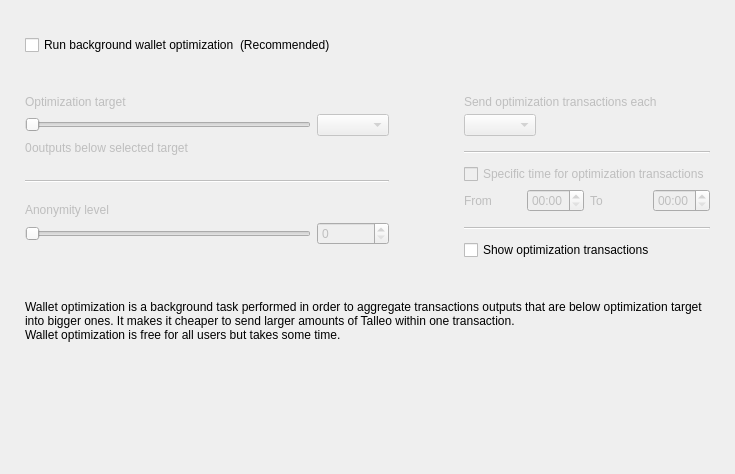
<?xml version="1.0" encoding="UTF-8"?>
<ui version="4.0">
 <class>OptimizationOptionsFrame</class>
 <widget class="QFrame" name="OptimizationOptionsFrame">
  <property name="geometry">
   <rect>
    <x>0</x>
    <y>0</y>
    <width>735</width>
    <height>474</height>
   </rect>
  </property>
  <property name="windowTitle">
   <string>Frame</string>
  </property>
  <property name="frameShape">
   <enum>QFrame::NoFrame</enum>
  </property>
  <property name="frameShadow">
   <enum>QFrame::Raised</enum>
  </property>
  <layout class="QVBoxLayout" name="verticalLayout">
   <property name="spacing">
    <number>0</number>
   </property>
   <property name="leftMargin">
    <number>25</number>
   </property>
   <property name="topMargin">
    <number>35</number>
   </property>
   <property name="rightMargin">
    <number>25</number>
   </property>
   <property name="bottomMargin">
    <number>0</number>
   </property>
   <item>
    <layout class="QHBoxLayout" name="horizontalLayout_2">
     <item>
      <widget class="QCheckBox" name="m_enableOptimizationCheck">
       <property name="text">
        <string>Run background wallet optimization</string>
       </property>
      </widget>
     </item>
     <item>
      <widget class="WalletGui::WalletNormalGrayTextLabel" name="label_8">
       <property name="text">
        <string>(Recommended)</string>
       </property>
      </widget>
     </item>
     <item>
      <spacer name="horizontalSpacer">
       <property name="orientation">
        <enum>Qt::Horizontal</enum>
       </property>
       <property name="sizeHint" stdset="0">
        <size>
         <width>40</width>
         <height>20</height>
        </size>
       </property>
      </spacer>
     </item>
    </layout>
   </item>
   <item>
    <spacer name="verticalSpacer_2">
     <property name="orientation">
      <enum>Qt::Vertical</enum>
     </property>
     <property name="sizeType">
      <enum>QSizePolicy::Fixed</enum>
     </property>
     <property name="sizeHint" stdset="0">
      <size>
       <width>20</width>
       <height>40</height>
      </size>
     </property>
    </spacer>
   </item>
   <item>
    <widget class="QWidget" name="m_optimizationOptionsWidget" native="true">
     <property name="enabled">
      <bool>true</bool>
     </property>
     <layout class="QHBoxLayout" name="horizontalLayout">
      <property name="spacing">
       <number>75</number>
      </property>
      <property name="leftMargin">
       <number>0</number>
      </property>
      <property name="topMargin">
       <number>0</number>
      </property>
      <property name="rightMargin">
       <number>0</number>
      </property>
      <property name="bottomMargin">
       <number>0</number>
      </property>
      <item alignment="Qt::AlignTop">
       <widget class="QWidget" name="widget1" native="true">
        <property name="enabled">
         <bool>false</bool>
        </property>
        <layout class="QGridLayout" name="gridLayout" columnstretch="50,0,0,0">
         <property name="leftMargin">
          <number>0</number>
         </property>
         <property name="topMargin">
          <number>0</number>
         </property>
         <property name="rightMargin">
          <number>0</number>
         </property>
         <property name="bottomMargin">
          <number>0</number>
         </property>
         <property name="verticalSpacing">
          <number>5</number>
         </property>
         <item row="0" column="0" colspan="4">
          <widget class="WalletGui::WalletNormalBlackTextLabel" name="label_5">
           <property name="text">
            <string>Optimization target</string>
           </property>
           <property name="indent">
            <number>0</number>
           </property>
          </widget>
         </item>
         <item row="4" column="0" colspan="4">
          <spacer name="verticalSpacer_3">
           <property name="orientation">
            <enum>Qt::Vertical</enum>
           </property>
           <property name="sizeType">
            <enum>QSizePolicy::Fixed</enum>
           </property>
           <property name="sizeHint" stdset="0">
            <size>
             <width>20</width>
             <height>20</height>
            </size>
           </property>
          </spacer>
         </item>
         <item row="1" column="0" colspan="3">
          <widget class="QSlider" name="m_thresholdSlider">
           <property name="maximum">
            <number>6</number>
           </property>
           <property name="pageStep">
            <number>1</number>
           </property>
           <property name="orientation">
            <enum>Qt::Horizontal</enum>
           </property>
          </widget>
         </item>
         <item row="1" column="3">
          <widget class="QComboBox" name="m_thresholdCombo"/>
         </item>
         <item row="5" column="0" colspan="4">
          <widget class="Line" name="line">
           <property name="orientation">
            <enum>Qt::Horizontal</enum>
           </property>
          </widget>
         </item>
         <item row="6" column="0" colspan="4">
          <spacer name="verticalSpacer_4">
           <property name="orientation">
            <enum>Qt::Vertical</enum>
           </property>
           <property name="sizeType">
            <enum>QSizePolicy::Fixed</enum>
           </property>
           <property name="sizeHint" stdset="0">
            <size>
             <width>20</width>
             <height>15</height>
            </size>
           </property>
          </spacer>
         </item>
         <item row="8" column="3">
          <widget class="QSpinBox" name="m_mixinSpin">
           <property name="buttonSymbols">
            <enum>QAbstractSpinBox::UpDownArrows</enum>
           </property>
          </widget>
         </item>
         <item row="7" column="0" colspan="4">
          <widget class="WalletGui::WalletNormalBlackTextLabel" name="label_7">
           <property name="text">
            <string>Anonymity level</string>
           </property>
           <property name="indent">
            <number>0</number>
           </property>
          </widget>
         </item>
         <item row="8" column="0" colspan="3">
          <widget class="QSlider" name="m_mixinSlider">
           <property name="pageStep">
            <number>1</number>
           </property>
           <property name="orientation">
            <enum>Qt::Horizontal</enum>
           </property>
          </widget>
         </item>
         <item row="2" column="0" colspan="4">
          <spacer name="verticalSpacer_12">
           <property name="orientation">
            <enum>Qt::Vertical</enum>
           </property>
           <property name="sizeType">
            <enum>QSizePolicy::Fixed</enum>
           </property>
           <property name="sizeHint" stdset="0">
            <size>
             <width>20</width>
             <height>0</height>
            </size>
           </property>
          </spacer>
         </item>
         <item row="3" column="0" colspan="4">
          <layout class="QHBoxLayout" name="horizontalLayout_3" stretch="0,1">
           <item>
            <widget class="QLabel" name="m_nonOptimizedOutputsLabel">
             <property name="text">
              <string>0</string>
             </property>
            </widget>
           </item>
           <item>
            <widget class="WalletGui::WalletNormalBlackTextLabel" name="m_nonOptimizedOutputsTextLabel">
             <property name="text">
              <string>outputs below selected target</string>
             </property>
            </widget>
           </item>
          </layout>
         </item>
        </layout>
       </widget>
      </item>
      <item>
       <layout class="QVBoxLayout" name="verticalLayout_3">
        <property name="spacing">
         <number>10</number>
        </property>
        <property name="rightMargin">
         <number>0</number>
        </property>
        <property name="bottomMargin">
         <number>0</number>
        </property>
        <item>
         <widget class="QWidget" name="widget2" native="true">
          <property name="enabled">
           <bool>false</bool>
          </property>
          <layout class="QGridLayout" name="gridLayout_2" columnstretch="0,0,0,0">
           <property name="leftMargin">
            <number>0</number>
           </property>
           <property name="topMargin">
            <number>0</number>
           </property>
           <property name="rightMargin">
            <number>0</number>
           </property>
           <property name="bottomMargin">
            <number>0</number>
           </property>
           <property name="verticalSpacing">
            <number>5</number>
           </property>
           <item row="2" column="0" colspan="2" alignment="Qt::AlignLeft">
            <widget class="QComboBox" name="m_periodCombo"/>
           </item>
           <item row="8" column="0">
            <widget class="WalletGui::WalletNormalBlackTextLabel" name="label_2">
             <property name="text">
              <string>From</string>
             </property>
            </widget>
           </item>
           <item row="8" column="1">
            <widget class="QTimeEdit" name="m_startTimeEdit">
             <property name="enabled">
              <bool>false</bool>
             </property>
             <property name="displayFormat">
              <string>HH:mm</string>
             </property>
            </widget>
           </item>
           <item row="8" column="2">
            <widget class="WalletGui::WalletNormalBlackTextLabel" name="label_3">
             <property name="text">
              <string>To</string>
             </property>
            </widget>
           </item>
           <item row="8" column="3">
            <widget class="QTimeEdit" name="m_stopTimeEdit">
             <property name="enabled">
              <bool>false</bool>
             </property>
             <property name="displayFormat">
              <string>HH:mm</string>
             </property>
            </widget>
           </item>
           <item row="6" column="0" colspan="4">
            <widget class="QCheckBox" name="m_optimizationTimeCheck">
             <property name="text">
              <string>Specific time for optimization transactions</string>
             </property>
            </widget>
           </item>
           <item row="4" column="0" colspan="4">
            <widget class="Line" name="line_2">
             <property name="orientation">
              <enum>Qt::Horizontal</enum>
             </property>
            </widget>
           </item>
           <item row="0" column="0" colspan="4">
            <widget class="WalletGui::WalletNormalBlackTextLabel" name="label_4">
             <property name="text">
              <string>Send optimization transactions each</string>
             </property>
             <property name="indent">
              <number>0</number>
             </property>
            </widget>
           </item>
           <item row="7" column="0" colspan="4">
            <spacer name="verticalSpacer_8">
             <property name="orientation">
              <enum>Qt::Vertical</enum>
             </property>
             <property name="sizeType">
              <enum>QSizePolicy::Fixed</enum>
             </property>
             <property name="sizeHint" stdset="0">
              <size>
               <width>20</width>
               <height>0</height>
              </size>
             </property>
            </spacer>
           </item>
           <item row="3" column="0" colspan="4">
            <spacer name="verticalSpacer_6">
             <property name="orientation">
              <enum>Qt::Vertical</enum>
             </property>
             <property name="sizeType">
              <enum>QSizePolicy::Fixed</enum>
             </property>
             <property name="sizeHint" stdset="0">
              <size>
               <width>20</width>
               <height>10</height>
              </size>
             </property>
            </spacer>
           </item>
           <item row="10" column="0" colspan="4">
            <widget class="Line" name="line_3">
             <property name="orientation">
              <enum>Qt::Horizontal</enum>
             </property>
            </widget>
           </item>
           <item row="1" column="0" colspan="4">
            <spacer name="verticalSpacer_5">
             <property name="orientation">
              <enum>Qt::Vertical</enum>
             </property>
             <property name="sizeType">
              <enum>QSizePolicy::Fixed</enum>
             </property>
             <property name="sizeHint" stdset="0">
              <size>
               <width>20</width>
               <height>0</height>
              </size>
             </property>
            </spacer>
           </item>
           <item row="5" column="0" colspan="4">
            <spacer name="verticalSpacer_7">
             <property name="orientation">
              <enum>Qt::Vertical</enum>
             </property>
             <property name="sizeType">
              <enum>QSizePolicy::Fixed</enum>
             </property>
             <property name="sizeHint" stdset="0">
              <size>
               <width>20</width>
               <height>5</height>
              </size>
             </property>
            </spacer>
           </item>
           <item row="9" column="0" colspan="4">
            <spacer name="verticalSpacer_10">
             <property name="orientation">
              <enum>Qt::Vertical</enum>
             </property>
             <property name="sizeType">
              <enum>QSizePolicy::Fixed</enum>
             </property>
             <property name="sizeHint" stdset="0">
              <size>
               <width>20</width>
               <height>10</height>
              </size>
             </property>
            </spacer>
           </item>
          </layout>
         </widget>
        </item>
        <item>
         <widget class="QCheckBox" name="m_showFusionTransactionsCheck">
          <property name="enabled">
           <bool>true</bool>
          </property>
          <property name="text">
           <string>Show optimization transactions</string>
          </property>
         </widget>
        </item>
       </layout>
      </item>
     </layout>
    </widget>
   </item>
   <item>
    <spacer name="verticalSpacer_11">
     <property name="orientation">
      <enum>Qt::Vertical</enum>
     </property>
     <property name="sizeType">
      <enum>QSizePolicy::Fixed</enum>
     </property>
     <property name="sizeHint" stdset="0">
      <size>
       <width>20</width>
       <height>40</height>
      </size>
     </property>
    </spacer>
   </item>
   <item>
    <widget class="WalletGui::WalletExtraNormalGrayTextLabel" name="m_helpLabel">
     <property name="text">
      <string>Wallet optimization is a background task performed in order to aggregate transactions outputs that are below optimization target into bigger ones. It makes it cheaper to send larger amounts of Talleo within one transaction.
Wallet optimization is free for all users but takes some time.</string>
     </property>
     <property name="wordWrap">
      <bool>true</bool>
     </property>
    </widget>
   </item>
   <item>
    <spacer name="verticalSpacer">
     <property name="orientation">
      <enum>Qt::Vertical</enum>
     </property>
     <property name="sizeHint" stdset="0">
      <size>
       <width>20</width>
       <height>40</height>
      </size>
     </property>
    </spacer>
   </item>
  </layout>
 </widget>
 <customwidgets>
  <customwidget>
   <class>WalletGui::WalletNormalGrayTextLabel</class>
   <extends>QLabel</extends>
   <header>Gui/Common/WalletTextLabel.h</header>
  </customwidget>
  <customwidget>
   <class>WalletGui::WalletNormalBlackTextLabel</class>
   <extends>QLabel</extends>
   <header>Gui/Common/WalletTextLabel.h</header>
  </customwidget>
  <customwidget>
   <class>WalletGui::WalletExtraNormalGrayTextLabel</class>
   <extends>QLabel</extends>
   <header>Gui/Common/WalletTextLabel.h</header>
  </customwidget>
 </customwidgets>
 <resources/>
 <connections>
  <connection>
   <sender>m_enableOptimizationCheck</sender>
   <signal>toggled(bool)</signal>
   <receiver>widget1</receiver>
   <slot>setEnabled(bool)</slot>
   <hints>
    <hint type="sourcelabel">
     <x>147</x>
     <y>47</y>
    </hint>
    <hint type="destinationlabel">
     <x>176</x>
     <y>204</y>
    </hint>
   </hints>
  </connection>
  <connection>
   <sender>m_thresholdSlider</sender>
   <signal>valueChanged(int)</signal>
   <receiver>OptimizationOptionsFrame</receiver>
   <slot>thresholdChanged(int)</slot>
   <hints>
    <hint type="sourcelabel">
     <x>116</x>
     <y>139</y>
    </hint>
    <hint type="destinationlabel">
     <x>355</x>
     <y>194</y>
    </hint>
   </hints>
  </connection>
  <connection>
   <sender>m_mixinSlider</sender>
   <signal>valueChanged(int)</signal>
   <receiver>OptimizationOptionsFrame</receiver>
   <slot>mixinChanged(int)</slot>
   <hints>
    <hint type="sourcelabel">
     <x>116</x>
     <y>240</y>
    </hint>
    <hint type="destinationlabel">
     <x>367</x>
     <y>236</y>
    </hint>
   </hints>
  </connection>
  <connection>
   <sender>m_optimizationTimeCheck</sender>
   <signal>toggled(bool)</signal>
   <receiver>m_startTimeEdit</receiver>
   <slot>setEnabled(bool)</slot>
   <hints>
    <hint type="sourcelabel">
     <x>543</x>
     <y>179</y>
    </hint>
    <hint type="destinationlabel">
     <x>501</x>
     <y>207</y>
    </hint>
   </hints>
  </connection>
  <connection>
   <sender>m_optimizationTimeCheck</sender>
   <signal>toggled(bool)</signal>
   <receiver>m_stopTimeEdit</receiver>
   <slot>setEnabled(bool)</slot>
   <hints>
    <hint type="sourcelabel">
     <x>543</x>
     <y>179</y>
    </hint>
    <hint type="destinationlabel">
     <x>643</x>
     <y>207</y>
    </hint>
   </hints>
  </connection>
  <connection>
   <sender>m_mixinSpin</sender>
   <signal>valueChanged(int)</signal>
   <receiver>OptimizationOptionsFrame</receiver>
   <slot>mixinChanged(int)</slot>
   <hints>
    <hint type="sourcelabel">
     <x>273</x>
     <y>271</y>
    </hint>
    <hint type="destinationlabel">
     <x>367</x>
     <y>236</y>
    </hint>
   </hints>
  </connection>
  <connection>
   <sender>m_thresholdCombo</sender>
   <signal>currentIndexChanged(int)</signal>
   <receiver>OptimizationOptionsFrame</receiver>
   <slot>thresholdChanged(int)</slot>
   <hints>
    <hint type="sourcelabel">
     <x>270</x>
     <y>139</y>
    </hint>
    <hint type="destinationlabel">
     <x>367</x>
     <y>236</y>
    </hint>
   </hints>
  </connection>
  <connection>
   <sender>m_enableOptimizationCheck</sender>
   <signal>toggled(bool)</signal>
   <receiver>widget2</receiver>
   <slot>setEnabled(bool)</slot>
   <hints>
    <hint type="sourcelabel">
     <x>158</x>
     <y>48</y>
    </hint>
    <hint type="destinationlabel">
     <x>556</x>
     <y>197</y>
    </hint>
   </hints>
  </connection>
 </connections>
 <slots>
  <slot>thresholdChanged(int)</slot>
  <slot>mixinChanged(int)</slot>
 </slots>
</ui>
